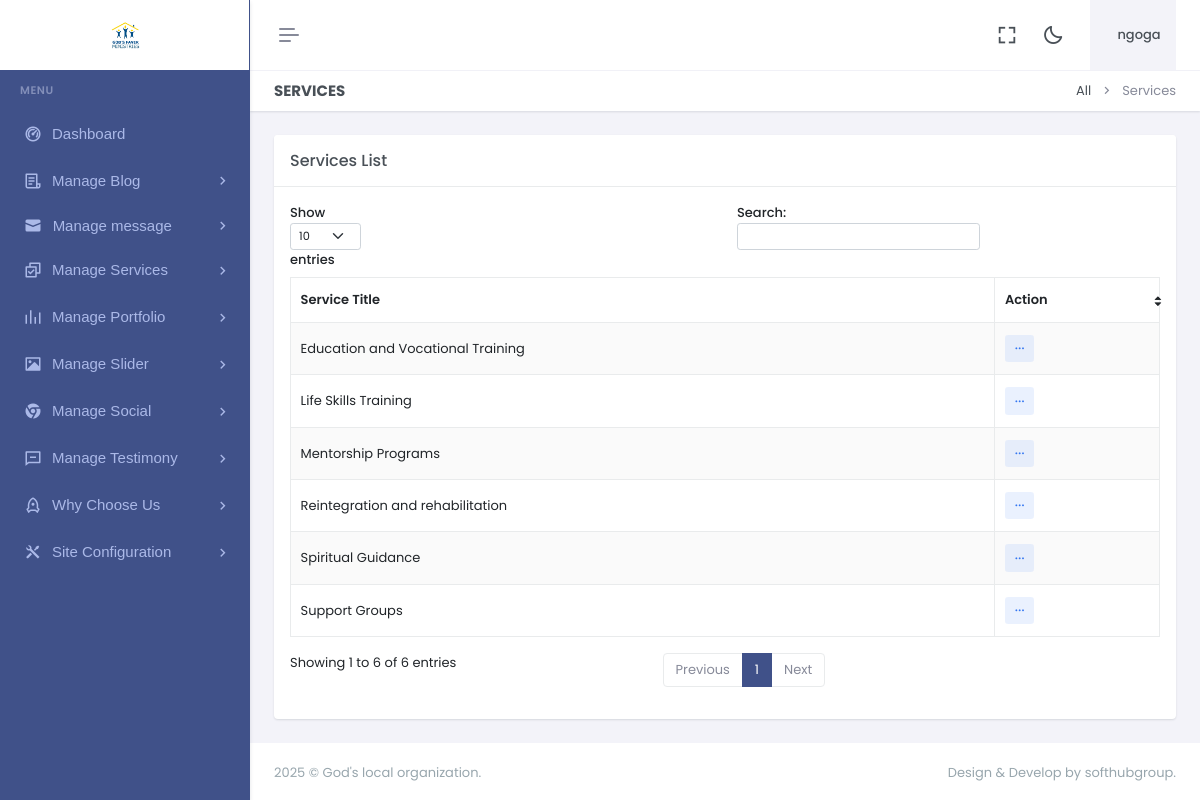
Screenshot of /dashboard/services.php (signed in) with the database file from the repository.
### tables this page shows
CREATE TABLE `logo` (
  `id` int(11) NOT NULL,
  `xfile` varchar(1000) NOT NULL,
  `ufile` varchar(1000) NOT NULL,
  `updated_at` timestamp NOT NULL DEFAULT current_timestamp() ON UPDATE current_timestamp()
);

CREATE TABLE `service` (
  `id` int(11) NOT NULL,
  `service_title` varchar(500) NOT NULL,
  `service_desc` varchar(1000) NOT NULL,
  `service_detail` varchar(2000) NOT NULL,
  `ufile` varchar(1000) NOT NULL,
  `upadated_at` timestamp NOT NULL DEFAULT current_timestamp() ON UPDATE current_timestamp()
);

### dashboard/services.php (the view)
<?php include"header.php";?>
<?php include"sidebar.php";?>
<div class="main-content">
 <div class="page-content">
       <div class="container-fluid">
                    <div class="row">
                        <div class="col-12">
                            <div class="page-title-box d-sm-flex align-items-center justify-content-between">
                                <h4 class="mb-sm-0">Services</h4>
                                <div class="page-title-right">
                                    <ol class="breadcrumb m-0">
                                        <li class="breadcrumb-item"><a href="javascript: void(0);">All</a></li>
                                        <li class="breadcrumb-item active">Services</li>
                                    </ol>
                                </div>
                            </div>
                        </div>
                    </div>
                    <div class="row">
                        <div class="col-lg-12">
                            <div class="card">
                                <div class="card-header">
                                    <h5 class="card-title mb-0">Services List</h5>
                                </div>
                                <div class="card-body">
                                    <table id="example" class="table table-bordered dt-responsive nowrap table-striped align-middle" style="width:100%">
                                        <thead>
                                            <tr>
                                                <th data-ordering="false">Service Title</th>
                                                <th>Action</th>
                                            </tr>
                                        </thead>
                                        <tbody>
                                        <?php
				   $q="SELECT * FROM  service ORDER BY id DESC";
 $r123 = mysqli_query($con,$q);
while($ro = mysqli_fetch_array($r123))
{
	$id="$ro[id]";
	$service_title="$ro[service_title]";
  print "<tr>
				  <td>
				  $service_title
				  </td>
          <td>
                                                    <div class='dropdown d-inline-block'>
                                                        <button class='btn btn-soft-secondary btn-sm dropdown' type='button' data-bs-toggle='dropdown' aria-expanded='false'>
                                                            <i class='ri-more-fill align-middle'></i>
                                                        </button>
                                                        <ul class='dropdown-menu dropdown-menu-end'>
                                                            <li><a href='editservice.php?id=$id' class='dropdown-item edit-item-btn'><i class='ri-pencil-fill align-bottom me-2 text-muted'></i> Edit</a></li>
                                                            <li>
                                                                <a href='deleteservice.php?id=$id' class='dropdown-item remove-item-btn'>
                                                                    <i class='ri-delete-bin-fill align-bottom me-2 text-muted'></i> Delete
                                                                </a>
                                                            </li>
                                                        </ul>
                                                    </div>
                                                </td>
				  </tr>";
  }
  ?>
                                        </tbody>
                                    </table>
                                </div>
                            </div>
                        </div>
                    </div>
                </div>
            </div>
            <?php include"footer.php";?>

### dashboard/sidebar.php (shortened to what this page needs)
<?php
include"../z_db.php";
?>
<div class="app-menu navbar-menu">
  <div class="navbar-brand-box bg-white">
<?php
    $rr=mysqli_query($con,"SELECT ufile FROM logo");
$r = mysqli_fetch_row($rr);
$ufile = $r[0];
?>
    <a href="dashboard" class="logo logo-light">
      <span class="logo-lg">
        <img src="uploads/logo/<?php print $ufile?>" alt="" height="30">
      </span>
    </a>
  </div>
  <div id="scrollbar">
    <div class="container-fluid">
      <ul class="navbar-nav" id="navbar-nav">
        <li class="menu-title"><span data-key="t-menu">Menu</span></li>
        <li class="nav-item">
                <a href="dashboard" class="nav-link" data-key="t-analytics">  <i class="ri-dashboard-2-line"></i> <span data-key="t-dashboards"> Dashboard </span></a>
              </li>
              <li class="nav-item">
                            <a class="nav-link menu-link" href="#sidebarB" data-bs-toggle="collapse" role="button" aria-expanded="true" aria-controls="sidebarLanding">
                                <i class="ri-file-list-3-line"></i> <span data-key="t-landing">Manage Blog</span>
                            </a>
                        </li>
                        <li class="nav-item">
                            <a class="nav-link menu-link" href="#sidebarM" data-bs-toggle="collapse" role="button" aria-expanded="true" aria-controls="sidebarLanding">
                            <svg xmlns="http://www.w3.org/2000/svg" width="1em" height="1em" viewBox="0 0 20 20">
                                <path fill="currentColor" d="M0 8v8a2 2 0 0 0 2 2h16a2 2 0 0 0 2-2V8l-10 4z"/>
                                <path fill="currentColor" d="M2 2a2 2 0 0 0-2 2v2l10 4l10-4V4a2 2 0 0 0-2-2z"/></svg> <span data-key="t-landing">Manage message</span>
                            </a>
                        </li>
              <li class="nav-item">
                            <a class="nav-link menu-link" href="#sidebarLanding" data-bs-toggle="collapse" role="button" aria-expanded="true" aria-controls="sidebarLanding">
                                <i class="ri-checkbox-multiple-line"></i> <span data-key="t-landing">Manage Services</span>
                            </a>
                        </li>
                        <li class="nav-item">
                            <a class="nav-link menu-link" href="#sidebarPot" data-bs-toggle="collapse" role="button" aria-expanded="true" aria-controls="sidebarLanding">
                                <i class="ri-rhythm-fill"></i> <span data-key="t-landing">Manage Portfolio</span>
                            </a>
                        </li>
                        <li class="nav-item">
                            <a class="nav-link menu-link" href="#sidebarSl" data-bs-toggle="collapse" role="button" aria-expanded="true" aria-controls="sidebarLanding">
                                <i class="ri-image-fill"></i> <span data-key="t-landing">Manage Slider</span>
                            </a>
                        </li>
                        <li class="nav-item">
                            <a class="nav-link menu-link" href="#sidebarX" data-bs-toggle="collapse" role="button" aria-expanded="true" aria-controls="sidebarLanding">
                                <i class="ri-chrome-fill"></i> <span data-key="t-landing">Manage Social</span>
                            </a>
                        </li>
                        <li class="nav-item">
                            <a class="nav-link menu-link" href="#sidebarT" data-bs-toggle="collapse" role="button" aria-expanded="true" aria-controls="sidebarLanding">
                                <i class="ri-message-line"></i> <span data-key="t-landing">Manage Testimony</span>
                            </a>
                        </li>
                        <li class="nav-item">
                            <a class="nav-link menu-link" href="#sidebarW" data-bs-toggle="collapse" role="button" aria-expanded="true" aria-controls="sidebarLanding">
                                <i class="ri-rocket-line"></i> <span data-key="t-landing"> Why Choose Us</span>
                            </a>
                        </li>
                        <li class="nav-item">
                            <a class="nav-link menu-link" href="#sidebarK" data-bs-toggle="collapse" role="button" aria-expanded="true" aria-controls="sidebarLanding">
                                <i class="ri-tools-fill"></i> <span data-key="t-landing"> Site Configuration </span>
                            </a>
                        </li>
      </ul>
    </div>
  </div>
  <div class="sidebar-background"></div>
</div>

### rows the page displays
logo: ufile (picture)
service: service_title "Reintegration and rehabilitation"
service: service_title "Education and Vocational Training"
service: service_title "Mentorship Programs"
service: service_title "Support Groups"
service: service_title "Life Skills Training"
service: service_title "Spiritual Guidance"

### other values shown
$username "ngoga"
